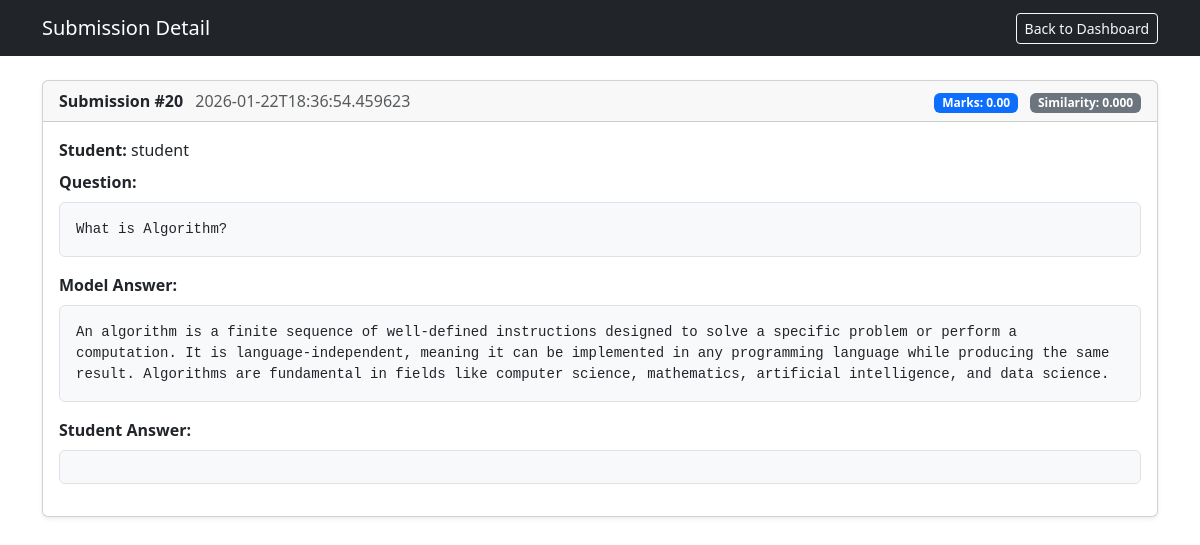
Page /teacher/submissions/20 (signed in) on the committed database.
### tables this page shows
CREATE TABLE submissions (
        id INTEGER PRIMARY KEY AUTOINCREMENT,
        question_id INTEGER,
        student_id INTEGER,
        answer_text TEXT,
        marks_obtained REAL,
        similarity REAL,
        submitted_at TEXT,
        FOREIGN KEY (question_id) REFERENCES questions(id),
        FOREIGN KEY (student_id) REFERENCES students(id)
    );

CREATE TABLE students (
        id INTEGER PRIMARY KEY AUTOINCREMENT,
        name TEXT,
        email TEXT UNIQUE,
        password TEXT
    );

CREATE TABLE questions (
        id INTEGER PRIMARY KEY AUTOINCREMENT,
        teacher_id INTEGER,
        question_text TEXT,
        model_answer TEXT,
        max_marks INTEGER,
        created_at TEXT, allow_resubmission INTEGER DEFAULT 0, deadline_at TEXT, open_at TEXT, close_at TEXT,
        FOREIGN KEY (teacher_id) REFERENCES teachers(id)
    );

### app.py (the view)
@app.route('/teacher/submissions/<int:submission_id>')
def teacher_submission_detail(submission_id):
    if session.get('role') != 'teacher':
        return redirect(url_for('index'))
    teacher_id = session.get('teacher_id')
    conn = init_db()
    cur = conn.cursor()
    cur.execute('''
        SELECT s.id, st.name, q.question_text, q.model_answer, s.answer_text, s.marks_obtained, s.similarity, s.submitted_at
        FROM submissions s
        JOIN students st ON s.student_id = st.id
        JOIN questions q ON s.question_id = q.id
        WHERE s.id = ? AND q.teacher_id = ?
    ''', (submission_id, teacher_id))
    row = cur.fetchone()
    conn.close()
    if not row:
        flash('Submission not found.', 'error')
        return redirect(url_for('teacher_dashboard'))
    return render_template('submission_detail.html', submission=row)

### app.py (called while the page is built)
def init_db():
    conn = sqlite3.connect('results.db')
    return conn

### templates/submission_detail.html (shortened to what this page needs)
<!DOCTYPE html>
<html lang="en">
<head>
  <link rel="stylesheet" href="https://cdn.jsdelivr.net/npm/bootstrap@5.3.2/dist/css/bootstrap.min.css">
</head>
<body>
  <nav class="navbar navbar-expand-lg navbar-dark bg-dark">
    <div class="container">
      <a class="navbar-brand" href="#">Submission Detail</a>
      <div class="ms-auto">
        <a class="btn btn-outline-light btn-sm" href="{{ url_for('teacher_dashboard') }}">Back to Dashboard</a>
      </div>
    </div>
  </nav>
  <div class="container py-4">
    <div class="row g-4">
      <div class="col-12">
        <div class="card shadow-sm">
          <div class="card-header d-flex justify-content-between align-items-center">
            <div>
              <strong>Submission #{{ submission[0] }}</strong>
              <span class="text-muted ms-2">{{ submission[7] }}</span>
            </div>
            <div>
              <span class="badge bg-primary">Marks: {{ '%.2f'|format(submission[5]) }}</span>
              <span class="badge bg-secondary ms-2">Similarity: {{ '%.3f'|format(submission[6]) }}</span>
            </div>
          </div>
          <div class="card-body">
            <div class="mb-2"><strong>Student:</strong> {{ submission[1] }}</div>
            <div class="mb-2"><strong>Question:</strong></div>
            <pre class="p-3 bg-light border rounded">{{ submission[2] }}</pre>
            <div class="mb-2"><strong>Model Answer:</strong></div>
            <pre class="p-3 bg-light border rounded">{{ submission[3] }}</pre>
            <div class="mb-2"><strong>Student Answer:</strong></div>
            <pre class="p-3 bg-light border rounded">{{ submission[4] }}</pre>
          </div>
        </div>
      </div>
    </div>
  </div>
</body>
</html>

### templates/submission_detail.html (style rules this page uses)
pre { white-space: pre-wrap; }

### rows in the picture
submissions: id "20", submitted_at "2026-01-22T18:36:54.459623", marks_obtained "0.00", similarity "0.000"
students: name "student"
questions: question_text "What is Algorithm?", model_answer "An algorithm is a finite sequence of well-defined instructions designed to solve a specific problem or perform a computation. It is language-independent, meaning it can be implemented in any programming language while producing the same result. Algorithms are fundamental in fields like computer science, mathematics, artificial intelligence, and data science."
